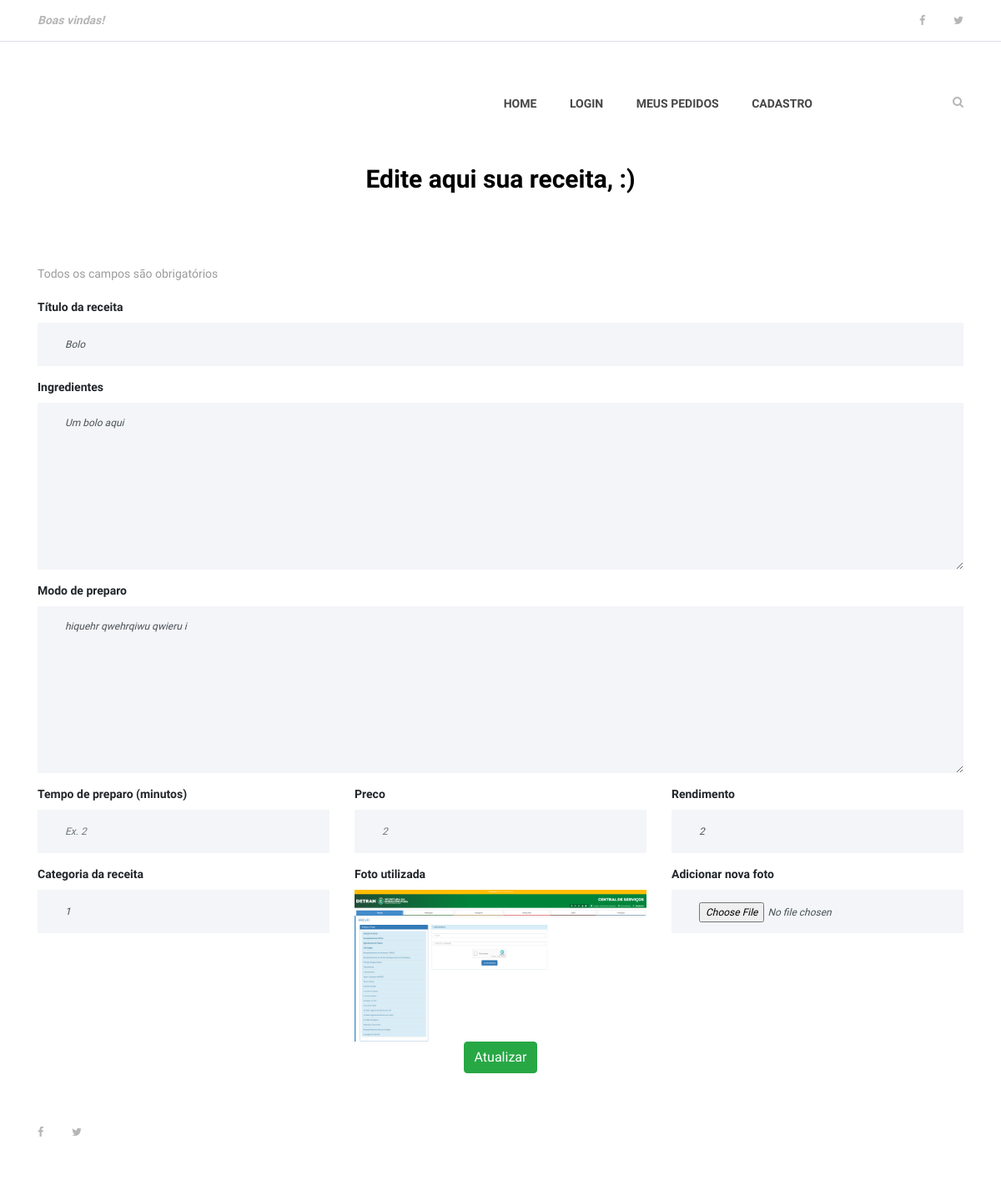
Before: /users/edita/2/receita with the older database file.
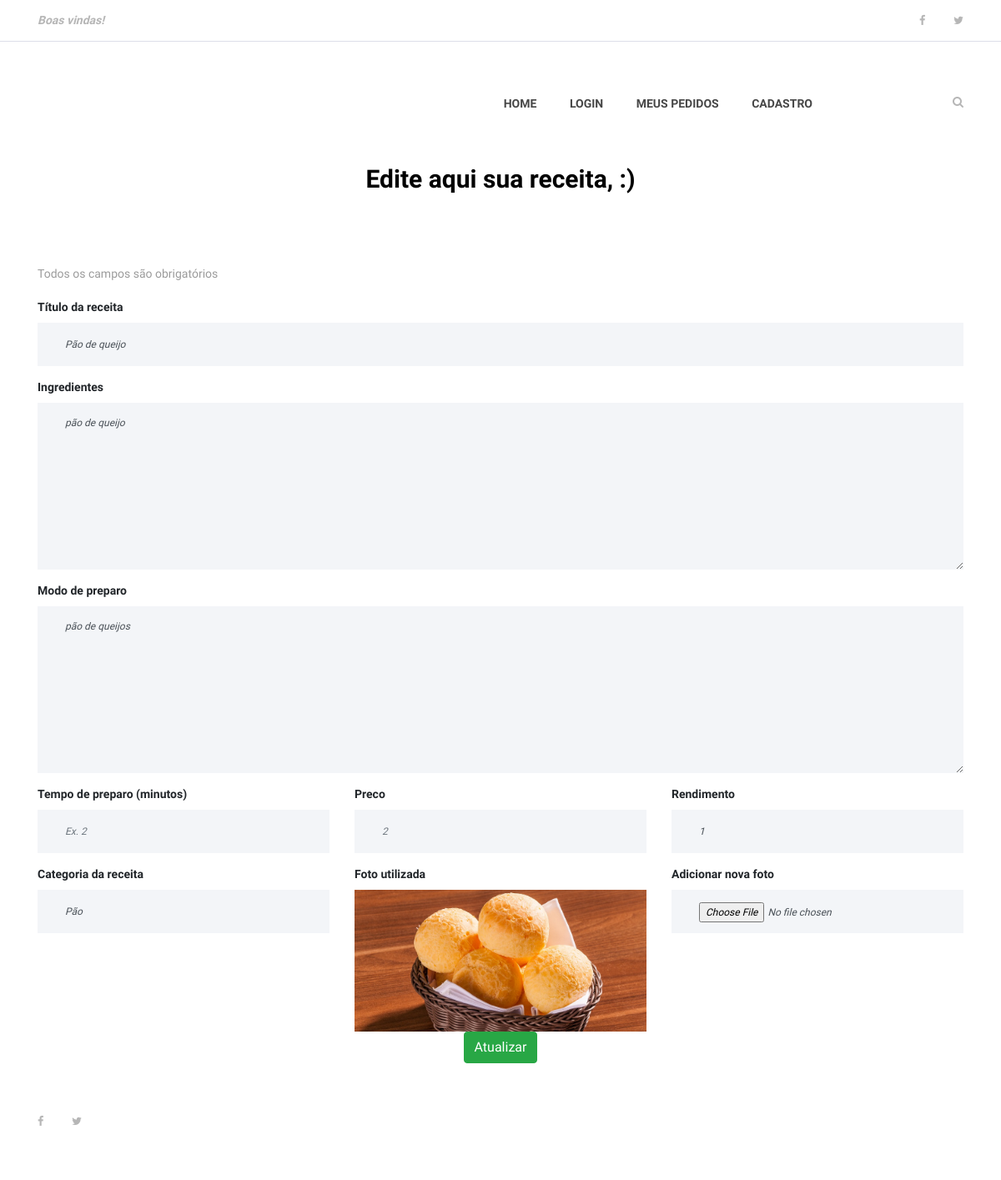
After: the same page with the newer database file.
### receitas/models.py (models this page shows, shortened)
class Receita(models.Model):
    nome_receita = models.CharField(max_length=255)
    ingredientes = models.TextField()
    modo_de_preparo = models.TextField()
    tempo_preparo = models.IntegerField()
    rendimento = models.CharField(max_length=100)
    categoria = models.CharField(max_length=100)
    data_receita = models.DateTimeField(default=datetime.now, blank=True)
    publicada = models.BooleanField(default=False)
    foto_receita = models.ImageField(
        upload_to='fotos/%d/%m/%Y', blank='True')
    preco = models.DecimalField(max_digits=4, decimal_places=2)
    pessoa = models.ForeignKey(User, on_delete=models.CASCADE)

### users/views.py (the view)
def edita_receita(request, receita_id):
    receita = get_object_or_404(Receita, pk=receita_id)
    receita_a_editar = {'receita': receita}
    return render(request, 'users/edita_receita.html', receita_a_editar)

### templates/users/edita_receita.html (shortened to what this page needs)
{% extends 'base.html' %}
{% load static %}
{% block content %}
{% include 'partials/menu.html' %}
<div class="contact-area section-padding">
    <div class="container">
        <div class="row">
            <div class="col-12">
                <div class="section-heading">
                    <h3>Edite aqui sua receita, {{ user.username }} :)</h3>
                </div>
            </div>
        </div>
        <div class="row">
            <div class="col-12">
            <p>Todos os campos são obrigatórios</p>
                <div class="contact-form-area">
                    <form action="{% url 'atualiza_receita'%}" method="post" enctype="multipart/form-data">
                        <div class="row">
                            <div class="col-12 col-lg-12">
                                <label for="nome_receita"><b>Título da receita</b></label>
                                <input type="text" id="nome_receita" class="form-control" name="nome_receita" placeholder="Ex. Suco de limão" value="{{receita.nome_receita}}" required>
                            </div>
                            <div class="col-12">
                                <label for="file"><b>Ingredientes</b></label>
                                <textarea class="form-control" name="ingredientes" cols="30" rows="10" placeholder="Ex. 2 Limões &#10;200ml de água" required>{{receita.ingredientes}}</textarea>
                            </div>
                            <div class="col-12">
                                <label for="file"><b>Modo de preparo</b></label>
                                <textarea class="form-control" name="modo_de_preparo" cols="30" rows="10" placeholder="Ex. Corte o limão com cuidado e exprema no copo  &#10;Misture com a água e sirva." required>{{receita.modo_de_preparo}}</textarea>
                            </div>
                            <div class="col-12 col-lg-4">
                                <label for="file"><b>Tempo de preparo (minutos)</b></label>
                                <input type="number" class="form-control" name="tempo_preparo" placeholder="Ex. 2" value="{{receita.tempo_de_preparo}}" required>
                            </div>
                            <div class="col-12 col-lg-4">
                                <label for="file"><b>Preco</b></label>
                                <input type="number" class="form-control" name="preco" placeholder="2" value="{{receita.preco}}" required>
                            </div>
                            <div class="col-12 col-lg-4">
                                <label for="file"><b>Rendimento</b></label>
                                <input type="text" class="form-control" name="rendimento" placeholder="Ex. serve 1 pessoa" value="{{receita.rendimento}}" required>
                            </div>
                            <div class="col-12 col-lg-4">
                                <label for="file"><b>Categoria da receita</b></label>
                                <input type="text" class="form-control" name="categoria" placeholder="Ex. Sucos e bebidas" value="{{receita.categoria}}"required>
                            </div>
                            <div class="col-12 col-lg-4">
                                <label for="file"><b>Foto utilizada</b></label>
                                <img src="{{ receita.foto_receita.url }}" alt="">
                            </div>
                            <div class="col-12 col-lg-4">
                                <label for="file"><b>Adicionar nova foto</b></label>
                                <input type="file" class="form-control" name="foto_receita">
                            </div>
                            <div class="col-12 text-center">
                                <button class="btn btn-success" type="submit">Atualizar</button>
                            </div>
                        </div>
                    </form>
                </div>
            </div>
        </div>
    </div>
</div>
{% include 'partials/footer.html' %}
{% endblock %}

Changed rows visible on the page:
changed Receita: nome_receita "Bolo" → "Pão de queijo"; ingredientes "Um bolo aqui" → "pão de queijo"; modo_de_preparo "hiquehr qwehrqiwu qwieru i" → "pão de queijos"; rendimento "2" → "1"; categoria "1" → "Pão"; foto_receita: a different picture
